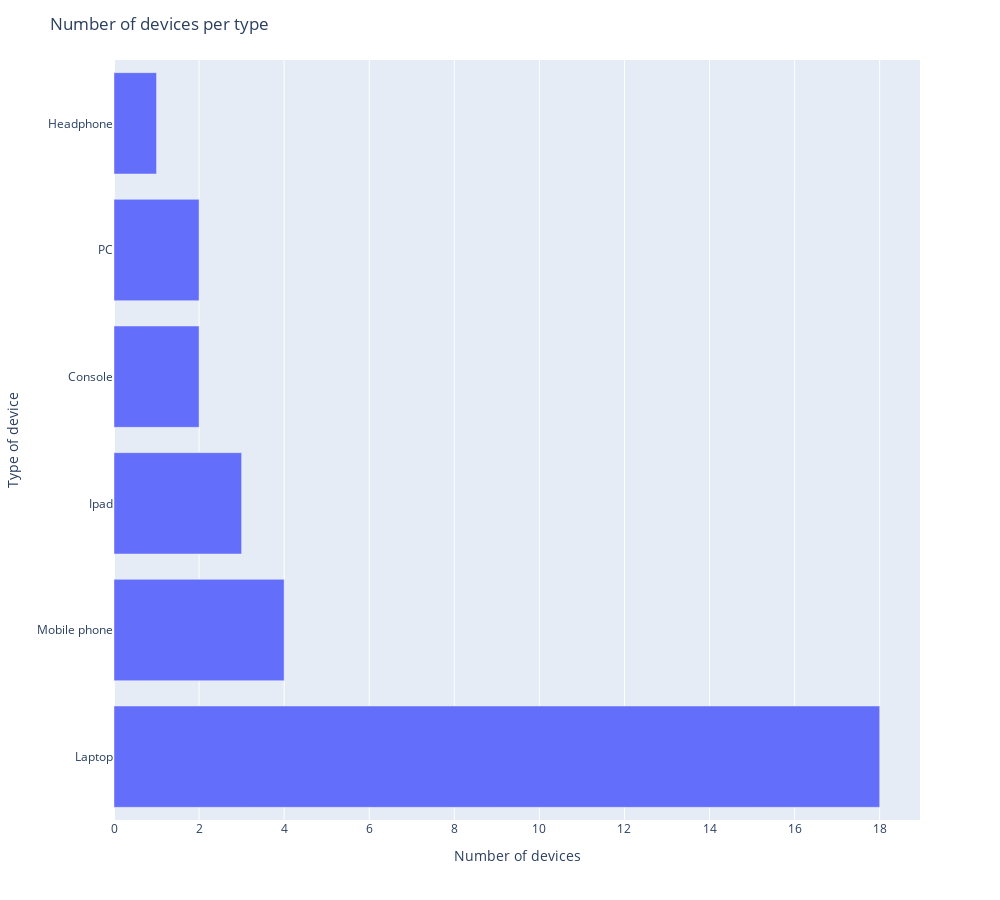

Write notebook code for a chart like this one.
### Code cell
fig = px.bar(device_type_arrange, x = device_type_arrange["Device"], y = device_type_arrange["Type"], orientation = "h", width = 1000, height = 900)
fig.update_layout(xaxis_title = "Number of devices", yaxis_title = "Type of device", title = "Number of devices per type")
fig.show()

### Figure 1 — Plotly figure (JSON) as saved in the notebook; plotly's stock layout.template omitted (floating-point values rounded to 4 significant figures)
{"data": [{"alignmentgroup": "True", "hovertemplate": "Device=%{x}<br>Type=%{y}<extra></extra>", "legendgroup": "", "marker": {"color": "#636efa", "pattern": {"shape": ""}}, "name": "", "offsetgroup": "", "orientation": "h", "showlegend": false, "textposition": "auto", "type": "bar", "x": [18, 4, 3, 2, 2, 1], "xaxis": "x", "y": ["Laptop", "Mobile phone", "Ipad", "Console", "PC", "Headphone"], "yaxis": "y"}], "layout": {"barmode": "relative", "height": 900, "legend": {"tracegroupgap": 0}, "margin": {"t": 60}, "title": {"text": "Number of devices per type"}, "width": 1000, "xaxis": {"anchor": "y", "autorange": true, "domain": [0, 1], "range": [0, 18.95], "title": {"text": "Number of devices"}, "type": "linear"}, "yaxis": {"anchor": "x", "autorange": true, "domain": [0, 1], "range": [-0.5, 5.5], "title": {"text": "Type of device"}, "type": "category"}}}
